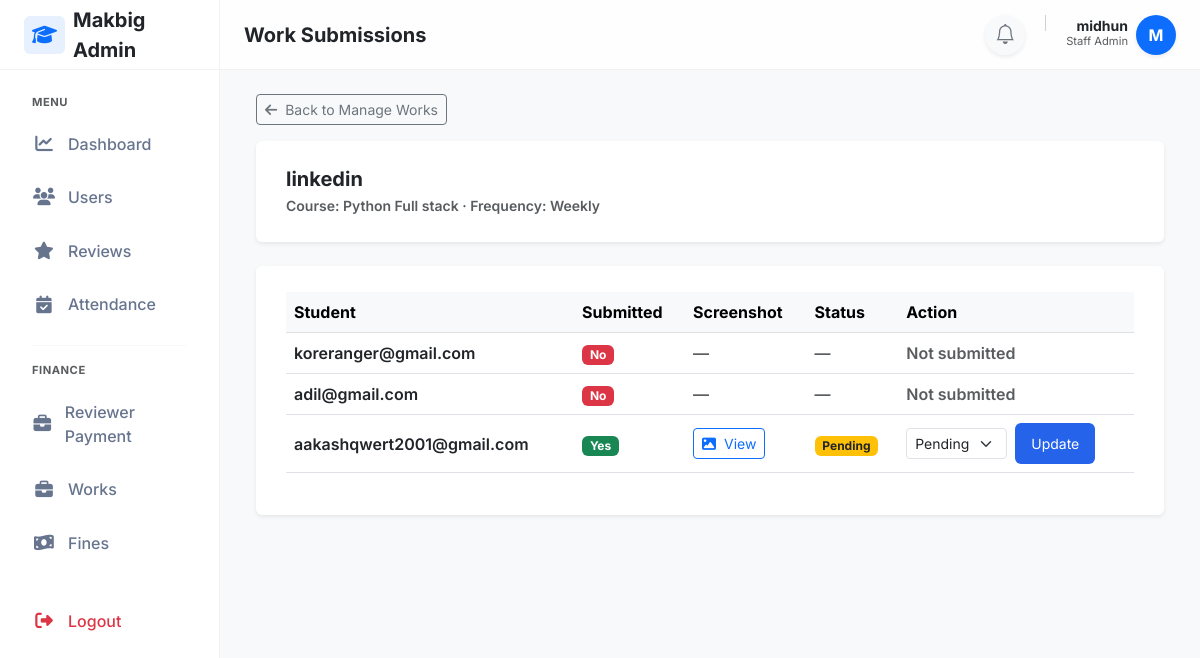
The app's page /manage/3/submissions/ (signed in), older data.
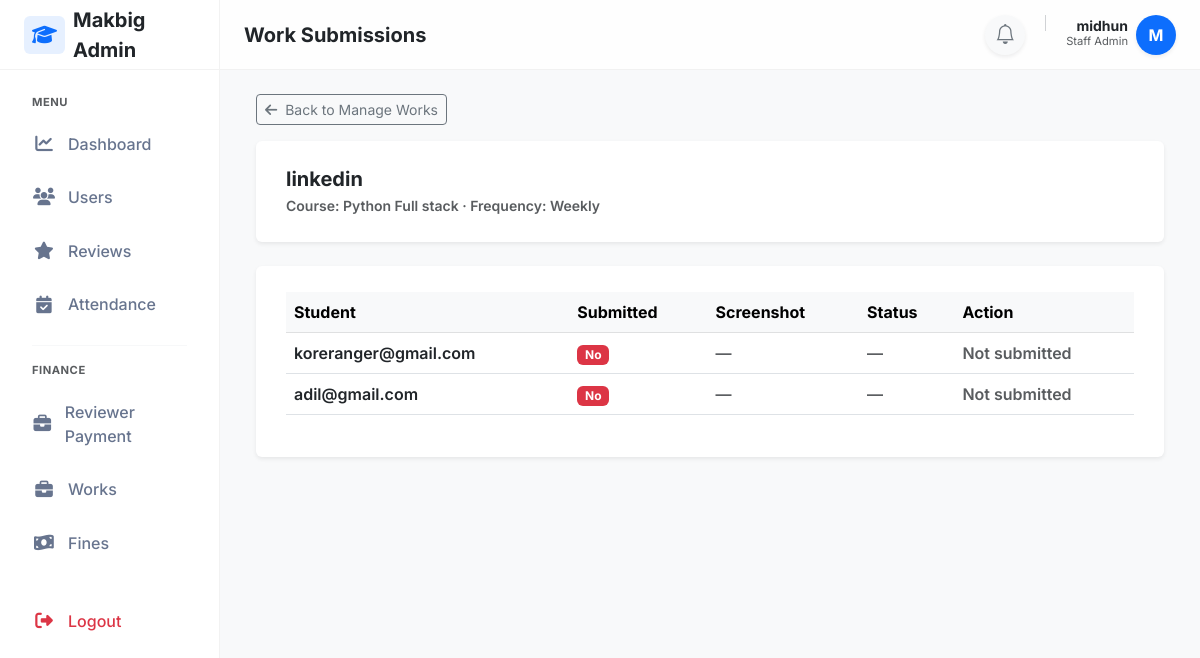
The same page, newer data.
### adminpanel/models.py (models this page shows, shortened)
class StudentProfile(models.Model):
    user=models.OneToOneField(User, on_delete=models.CASCADE)
    course=models.ForeignKey(Course,on_delete=models.PROTECT)
    enrollment_date=models.DateField(auto_now_add=True)
    progress_percent=models.DecimalField(max_digits=5, decimal_places=2, default=0)

class User(AbstractUser):
    email=models.EmailField(unique=True,db_index=True)
    mobile_number = models.CharField(max_length=15, blank=True, null=True)
    is_student=models.BooleanField(default=False)

### works/views.py (the view)
# urls.py: path('manage/<int:work_id>/submissions/',views.work_submissions,name='work_submissions'),
@staff_member_required
def work_submissions(request, work_id):
    work = get_object_or_404(WorkType, id=work_id)
    assignments = WorkAssignment.objects.filter(
        work_type=work
    ).select_related('student__user')
    submissions = {
        s.assignment_id: s
        for s in WorkSubmission.objects.filter(
            assignment__work_type=work
        )
    }
    data = []
    for assignment in assignments:
        submission = submissions.get(assignment.id)
        data.append({
            'student': assignment.student,
            'assignment': assignment,
            'submission': submission
        })
    return render(request, 'works/work_submissions.html', {
        'work': work,
        'data': data
    })

### reviewtickets/context_processors.py (called while the page is built)
def ticket_notifications(request):
    if request.user.is_authenticated and request.user.is_staff:
        count = ReviewTicket.objects.filter(
            status='pending',
            is_seen=False
        ).count()
        return {'ticket_notification_count': count}
    return {}

### templates/works/work_submissions.html (shortened to what the changed rows need)
{% extends "layouts/staff_layout.html" %}
{% block content %}
<div class="container-fluid">
    <div class="card shadow-sm border-0">
        <div class="card-body">
            <div class="table-responsive">
                <table class="table table-hover align-middle">
                    <thead class="table-light">
                        <tr>
                            <th>Student</th>
                            <th>Submitted</th>
                            <th>Screenshot</th>
                            <th>Status</th>
                            <th>Action</th>
                        </tr>
                    </thead>
                    <tbody>
                        {% for row in data %}
                        <tr>
                            <td class="fw-semibold">
                                {{ row.student.user.email }}
                            </td>
                            {% if row.submission %}
                                <td>
                                    <span class="badge bg-success">Yes</span>
                                </td>
                                <td>
                                    <a href="{{ row.submission.screenshot.url }}"
                                       target="_blank"
                                       class="btn btn-sm btn-outline-primary">
                                        <i class="fa-solid fa-image me-1"></i> View
                                    </a>
                                </td>
                                <td>
                                    {% if row.submission.status == 'pending' %}
                                        <span class="badge bg-warning text-dark">Pending</span>
                                    {% else %}
                                        <span class="badge bg-success">Verified</span>
                                    {% endif %}
                                </td>
                                <td>
                                    <form method="post"
                                          action="{% url 'update_submission_status' row.submission.id %}"
                                          class="d-flex gap-2 align-items-center">
                                        <select name="status" class="form-select form-select-sm w-auto">
                                            <option value="pending"
                                                {% if row.submission.status == 'pending' %}selected{% endif %}>
                                                Pending
                                            </option>
                                        </select>
                                        <button type="submit"
                                                class="btn btn-sm btn-primary">
                                            Update
                                        </button>
                                    </form>
                                </td>
                            {% else %}
                                <td>
                                    <span class="badge bg-danger">No</span>
                                </td>
                                <td class="text-muted">—</td>
                                <td class="text-muted">—</td>
                                <td class="text-muted">Not submitted</td>
                            {% endif %}
                        </tr>
                        {% empty %}
                        <tr>
                            <td colspan="5" class="text-center text-muted py-4">
                                No students found.
                            </td>
                        </tr>
                        {% endfor %}
                    </tbody>
                </table>
            </div>
        </div>
    </div>
</div>
{% endblock %}

Row changes from the older to the newer data that the page shows:
removed StudentProfile: student.user.email "aakashqwert2001@gmail.com", shows "Pending", status "Pending"
